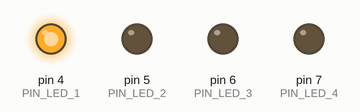
This sketch was run on a simulated Arduino Uno, built with avr-gcc and run on an emulated ATmega328P. Parts: output pins drawn as LEDs (lit = HIGH).

Above: at 0.02 s.
At 0.32 s:
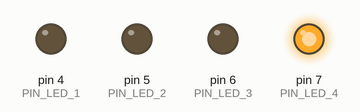
At 0.62 s:
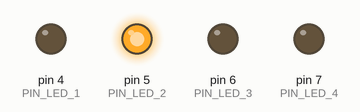
At 1.47 s:
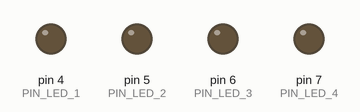
At 2.92 s:
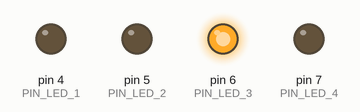
Timing chart, 0 to 3.2 s (numbered marks = the images above):
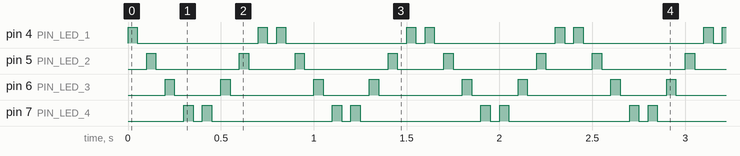

The sketch:

Ejercicio01-Ruperez.ino
```cpp
#define PIN_LED_1 4
#define PIN_LED_2 5 //PWM
#define PIN_LED_3 6 //PWM
#define PIN_LED_4 7
void setup() {
  // put your setup code here, to run once:
  pinMode(PIN_LED_1, OUTPUT);
  pinMode(PIN_LED_2, OUTPUT);
  pinMode(PIN_LED_3, OUTPUT);
  pinMode(PIN_LED_4, OUTPUT);
}

void loop() {
  // put your main code here, to run repeatedly:
  for (int i = 4; i < 7; i++) {
    digitalWrite (i, HIGH);
    delay(50);
    digitalWrite (i, LOW);
    delay(50);
  }
  digitalWrite (PIN_LED_4, HIGH);
  delay(50);
  digitalWrite (PIN_LED_4, LOW);
  delay(50);
  for (int i = 7; i > 4; i--) {
    digitalWrite (i, HIGH);
    delay(50);
    digitalWrite (i, LOW);
    delay(50);
  }
  digitalWrite (PIN_LED_1, HIGH);
  delay(50);
  digitalWrite (PIN_LED_1, LOW);
  delay(50);
}
```

Measured:
- by itself, pin 4 (PIN_LED_1): repeats every 0.80 s: LOW 0.65 s, HIGH 0.05 s, LOW 0.05 s, HIGH 0.05 s
- by itself, pin 5 (PIN_LED_2): repeats every 0.80 s: LOW 0.45 s, HIGH 0.05 s, LOW 0.25 s, HIGH 0.05 s
- by itself, pin 6 (PIN_LED_3): repeats every 0.80 s: LOW 0.25 s, HIGH 0.05 s, LOW 0.45 s, HIGH 0.05 s
- by itself, pin 7 (PIN_LED_4): repeats every 0.80 s: LOW 0.05 s, HIGH 0.05 s, LOW 0.65 s, HIGH 0.05 s
